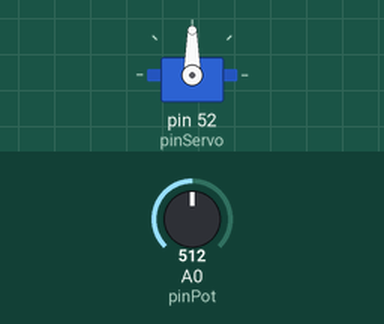
Recording of a sketch running on a simulated Arduino Mega 2560, built with avr-gcc and run on an emulated ATmega2560. Parts: servo. The inputs (shaded band) are chosen by the test bench; at power-on: A0 (pinPot) = 512.

Above: at 1.2 s.
1.3 s: A0 (pinPot) set to 610
At 2.1 s:
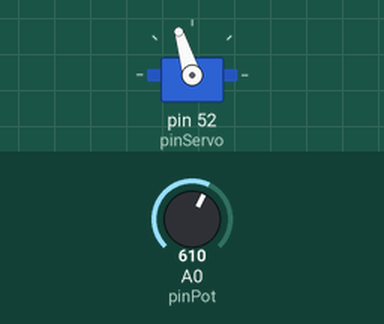
2.8 s: A0 (pinPot) set to 716
At 3.1 s:
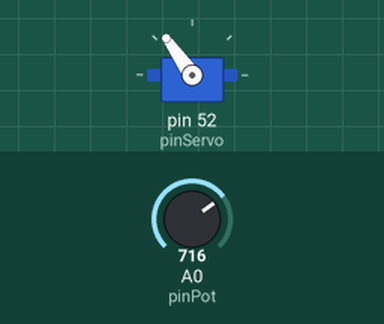
4.3 s: A0 (pinPot) set to 900
At 5.4 s:
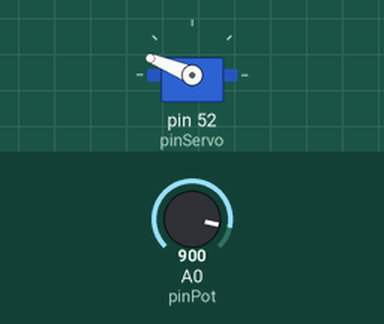
5.8 s: A0 (pinPot) set to 1023
At 6.4 s:
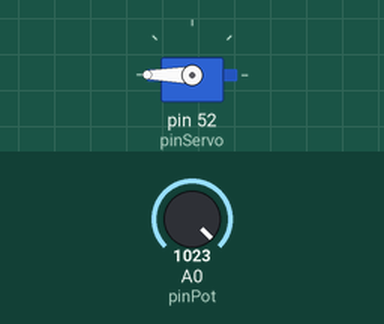
7.3 s: A0 (pinPot) set to 306
At 8.6 s:
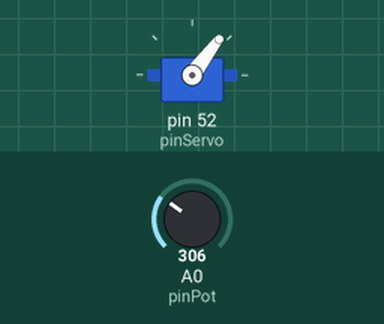
Timing chart, 0 to 9.8 s (numbered marks = the images above; inputs shaded):
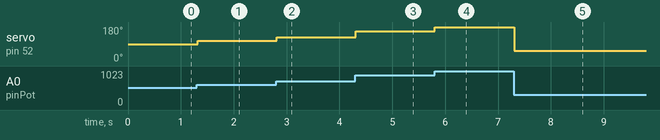

Measured:
- after the input at 1.3 s, servo on pin 52 (pinServo): 90° → 107° at once
- after the input at 2.8 s, servo on pin 52 (pinServo): 107° → 125° at once
- after the input at 4.3 s, servo on pin 52 (pinServo): 125° → 158° at once
- after the input at 5.8 s, servo on pin 52 (pinServo): 158° → 180° at once
- after the input at 7.3 s, servo on pin 52 (pinServo): 180° → 53° at once

The sketch:

servo.ino
```cpp
#include <Servo.h>

Servo miServo;

const int pinPot = 0;
const int pinServo = 52;
const int pulsoMin =600;   //puslso en us para girar el servo a 0°
const int pulsoMax = 1500; //pulso en us para girar el servo a 180°


int valor;
int angulo;


void setup() {
  miServo.attach(pinServo, pulsoMin, pulsoMax);   //las entradas analogivas se cofiguran automaticamente

}

void loop() {
  valor = analogRead(pinPot);              //leemos el valor del potenciometro
  angulo = map(valor, 0, 1023, 0,180);     //convertimos el valor a un angulo
  miServo.write(angulo);                   //movemos el servo al angulo deseado
  delay(20);                                //permite al servo llegar al anagulo
}
```
